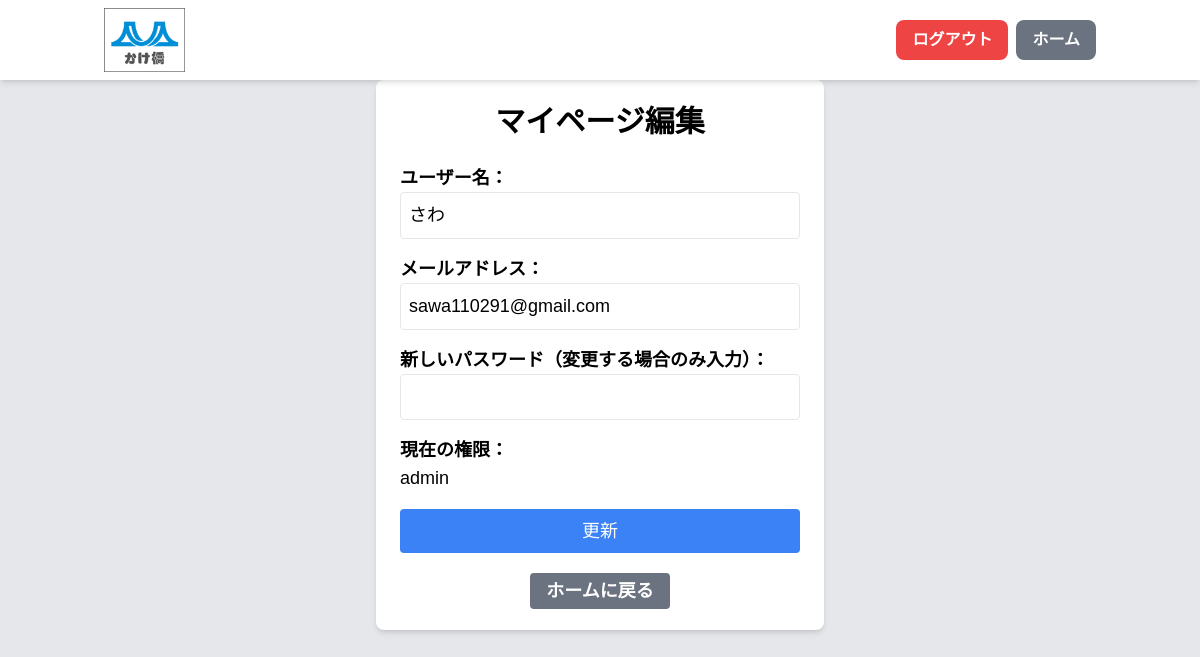
Page /mypage.php (signed in) on the committed database.
### tables this page shows
CREATE TABLE `users` (
  `id` int(11) NOT NULL,
  `username` varchar(255) NOT NULL,
  `email` varchar(255) DEFAULT NULL,
  `password` varchar(255) NOT NULL,
  `role` enum('admin','modify','view') NOT NULL,
  `created_at` timestamp NOT NULL DEFAULT current_timestamp(),
  `updated_at` timestamp NOT NULL DEFAULT current_timestamp() ON UPDATE current_timestamp(),
  `reset_token` varchar(255) DEFAULT NULL,
  `token_expires` datetime DEFAULT NULL
);

### funcs.php (called while the page is built, shortened)
<?php
function h($str) {
    return htmlspecialchars($str, ENT_QUOTES, 'UTF-8');
}

### mypage.php (the view, shortened to what this page needs)
<?php
require_once 'funcs.php';
$pdo = db_conn();
$stmt = $pdo->prepare("SELECT * FROM users WHERE id = ?");
$stmt->execute([$_SESSION['user_id']]);
$user = $stmt->fetch(PDO::FETCH_ASSOC);
?>
<!DOCTYPE html>
<html lang="ja">
<head>
    <script src="https://cdn.tailwindcss.com"></script>
    <link rel="stylesheet" href="styles/main.css">
</head>
<body class="bg-gray-200" id="body">
<?php include 'header0.php'; ?>
    <div class="container mx-auto mt-20 mb-10 p-6 bg-white rounded-lg shadow-md max-w-md">
        <h1 class="text-3xl font-bold mb-6 text-center">マイページ編集</h1>
        <form method="POST" class="space-y-4">
            <div>
                <label for="username" class="block text-lg font-semibold">ユーザー名：</label>
                <input type="text" id="username" name="username" value="<?= h($user['username']) ?>" required class="w-full p-2 border rounded">
            </div>
            <div>
                <label for="email" class="block text-lg font-semibold">メールアドレス：</label>
                <input type="email" id="email" name="email" value="<?= h($user['email']) ?>" required class="w-full p-2 border rounded">
            </div>
            <div>
                <label for="password" class="block text-lg font-semibold">新しいパスワード（変更する場合のみ入力）：</label>
                <div class="relative">
                    <input type="password" id="password" name="password" class="w-full p-2 border rounded pr-10">
                    <span class="absolute inset-y-0 right-0 flex items-center pr-3 cursor-pointer" onclick="togglePasswordVisibility()">
                    </span>
                </div>
            </div>
            <div>
                <p class="text-lg font-semibold">現在の権限：</p>
                <p><?= h($user['role']) ?></p>
            </div>
            <button type="submit" class="bg-blue-500 text-white px-4 py-2 rounded text-lg w-full">更新</button>
        </form>
        <div class="mt-6 text-center">
            <a href="home.php" class="bg-gray-500 hover:bg-gray-700 text-white font-bold py-2 px-4 rounded">
                ホームに戻る
            </a>
        </div>
    </div>
</body>
</html>

### styles/main.css (style rules this page uses)
body { font-family: 'Noto Sans JP', sans-serif; font-size: 18px; line-height: 1.6; }

### rows in the picture
users: username "さわ", email "sawa110291@gmail.com", role "admin"
